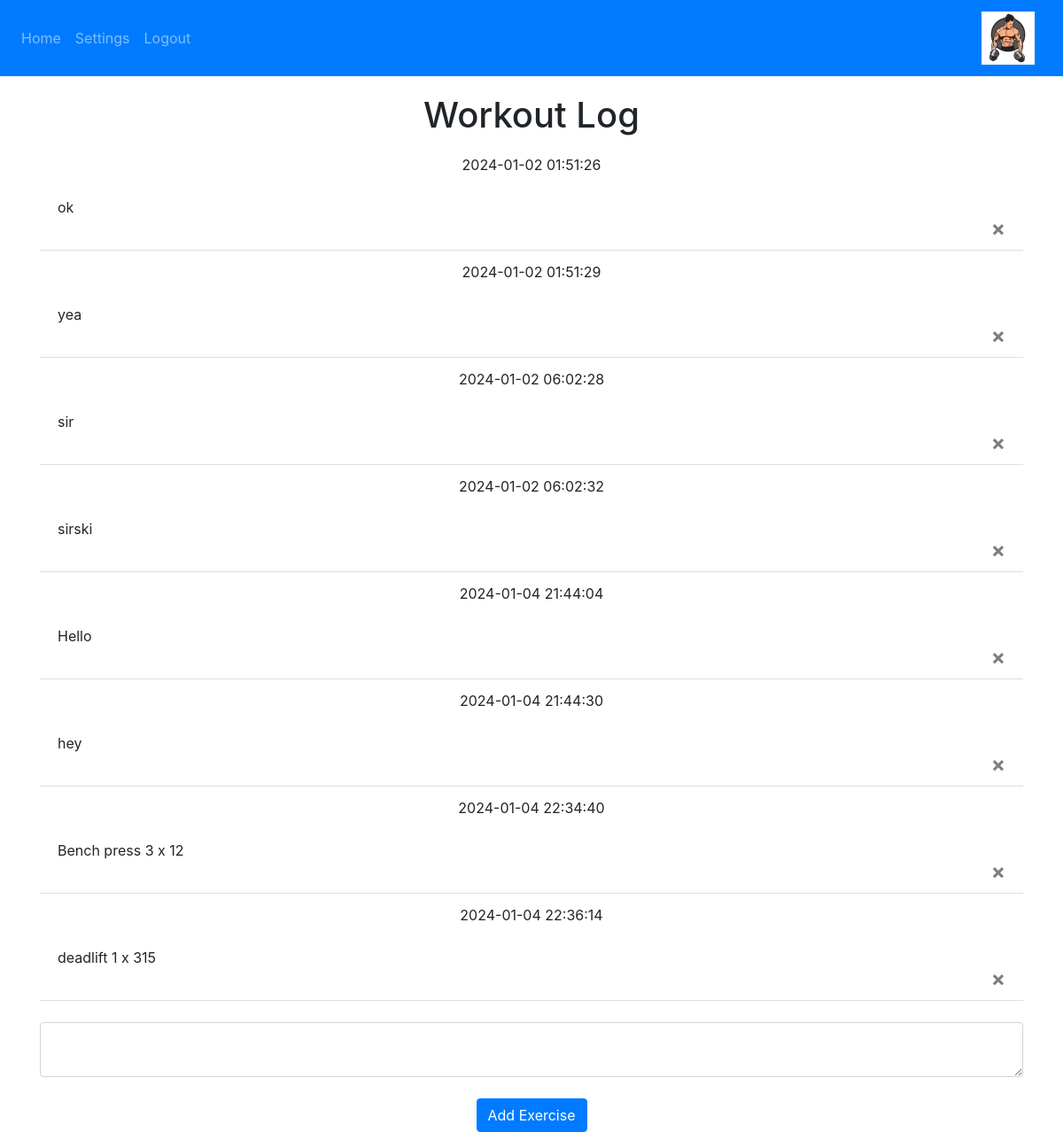
/ (signed in), run on an earlier commit of the app's database.
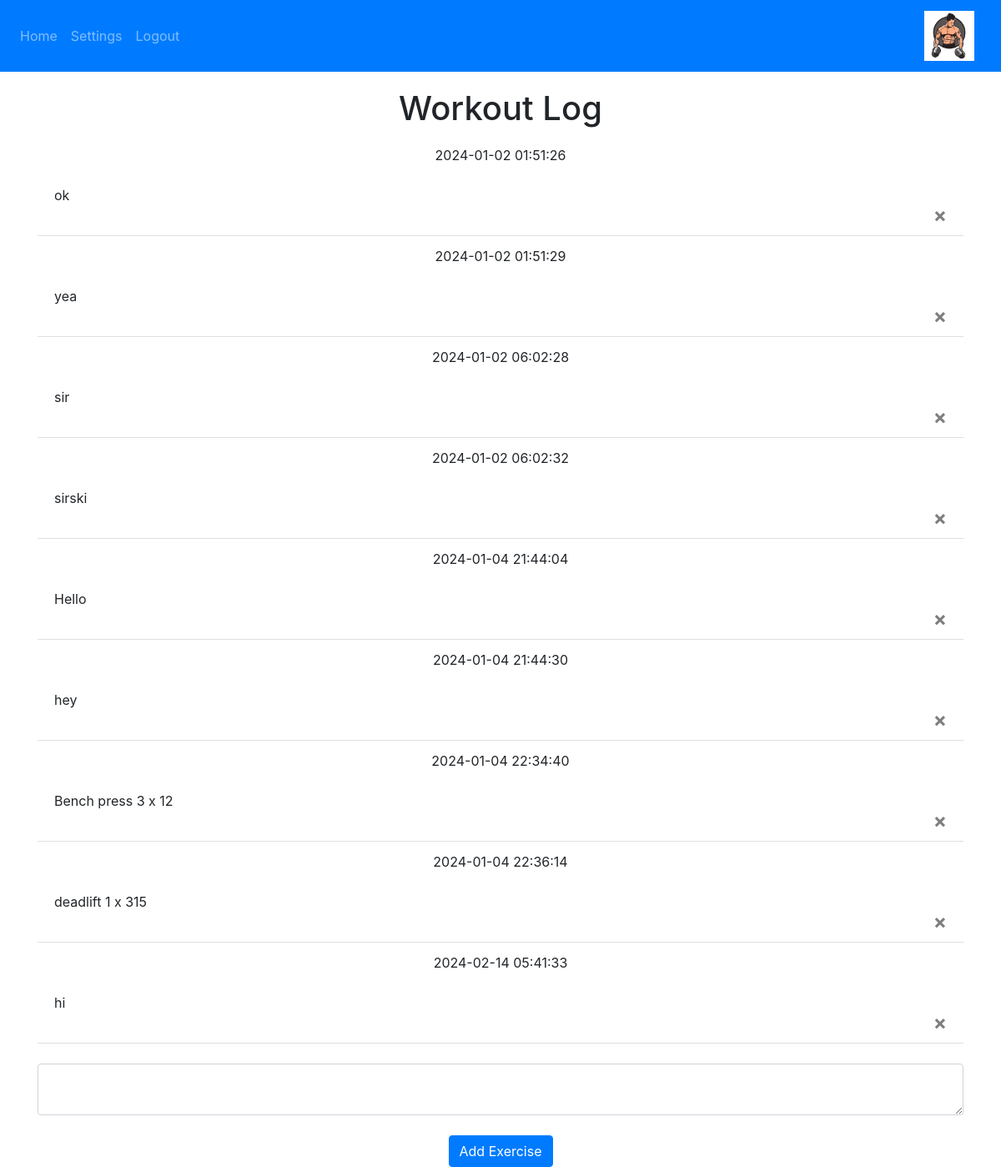
And on a later commit of the database.
### website/models.py (models this page shows)
class Note(db.Model):
    id = db.Column(db.Integer, primary_key = True)
    data = db.Column(db.String(10000))
    date =  db.Column(db.DateTime(timezone = True), default = func.now())
    user_id = db.Column(db.Integer, db.ForeignKey("user.id"))

### website/views.py (the view, shortened to what this page needs)
@views.route("/", methods = ["GET","POST"])
@login_required
def home():
    return render_template("home.html", user=current_user)

### website/__init__.py (called while the page is built)
def create_app():
    app = Flask(__name__)
    app.config['SECRET_KEY'] = "abcdefg"
    app.config["SQLALCHEMY_DATABASE_URI"] = f'sqlite:///{DB_NAME}'
    db.init_app(app)
    from .views import views
    from .auth import auth
    app.register_blueprint(views, url_prefix = "/")
    app.register_blueprint(auth, url_prefix = "/")
    from .models import User, Note
    create_database(app)
    login_manager = LoginManager()
    login_manager.login_view = "auth.login"
    login_manager.init_app(app)
    @login_manager.user_loader
    def load_user(id):
        return User.query.get(int(id))
    return app

### website/templates/home.html (shortened to what this page needs)
{% extends "base.html" %}
{%block content %}
<h1 align="center" style="padding-top: 20px;">Workout Log</h1>
<ul class = "list-group list-group-flush" id = "notes">
{%for note in user.notes%}
<li class = "list-group-item"><div style="text-align:center">{{note.date}}</div><br>{{note.data}}<br>
    <button type="button" class="close" onClick="deleteNote({{ note.id }})">
        <span aria-hidden="true">&times;</span>
      </button>
</li>
{%endfor%}
</ul>
<form method = "POST">
<br>
<textarea name = "note" id = "note" class = "form-control"></textarea>
<br>
<div align="center">
<button type = "submit" class="btn btn-primary">Add Exercise</button>
</div>
</form>
{%endblock%}

What changed in the data, as far as the page shows it:
added Note: date "2024-02-14 05:41:33", data "hi"
